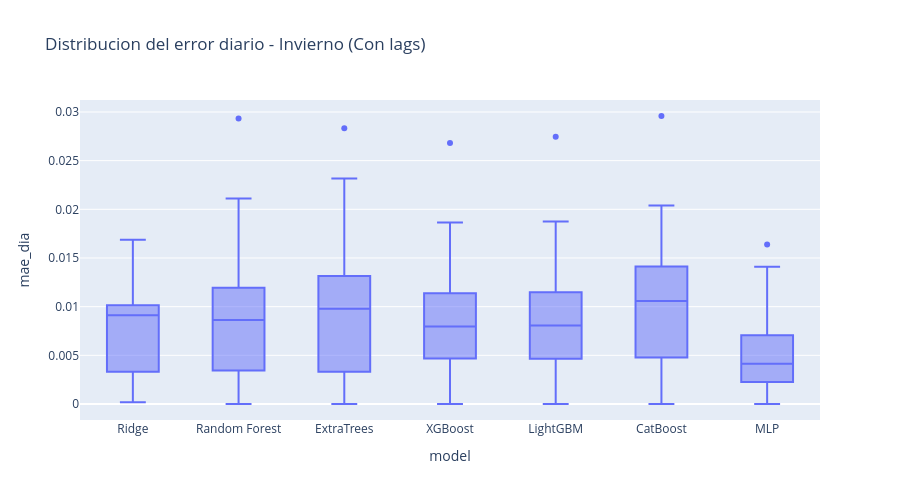
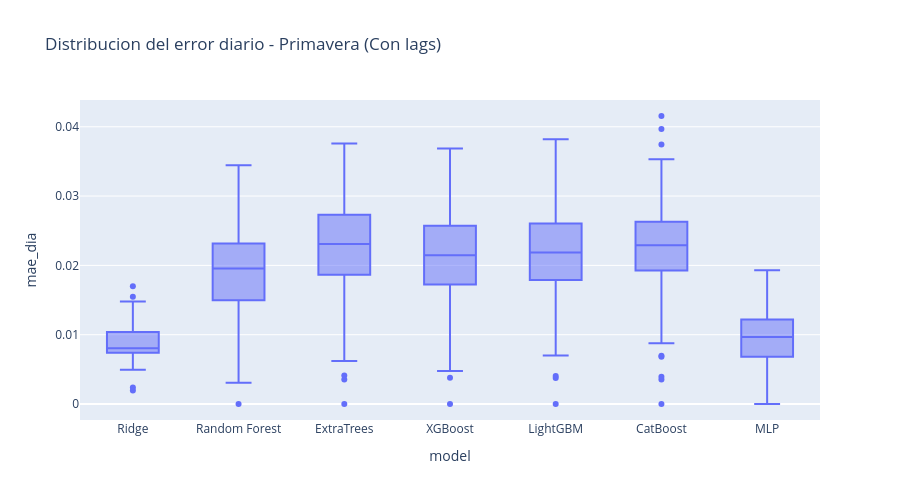
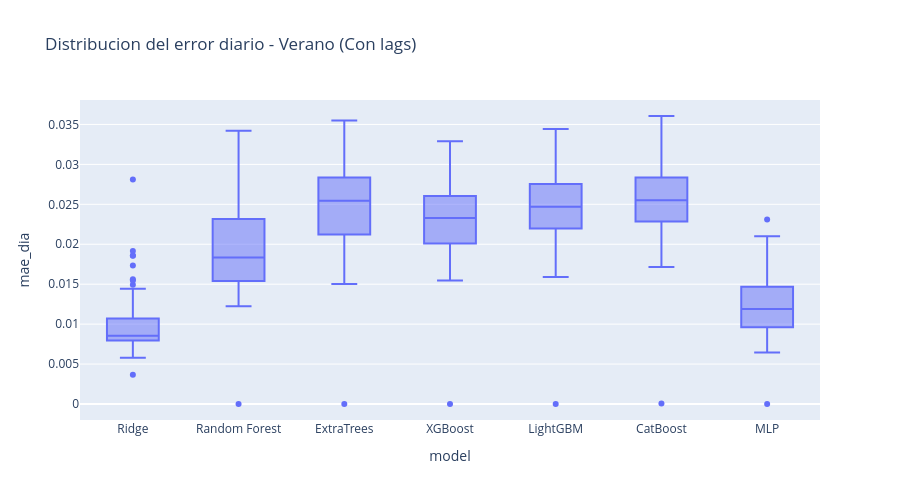
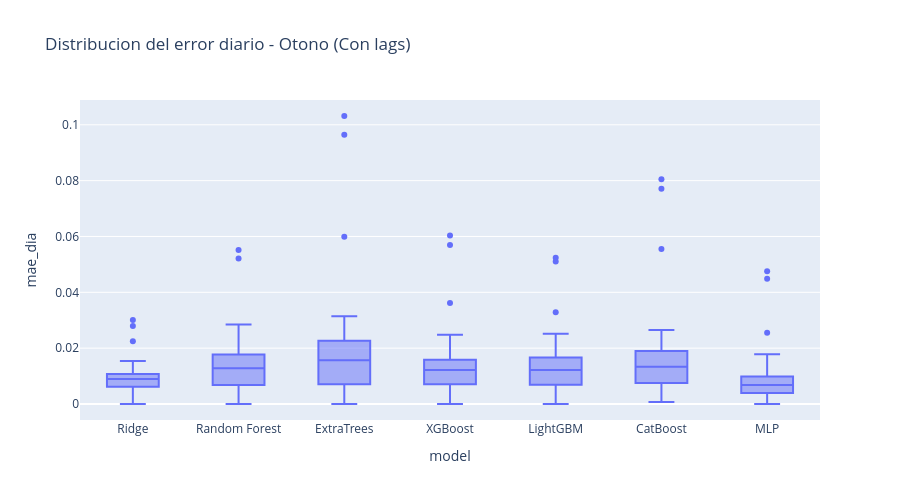

The notebook cell these images were saved under, in order:
### Markdown cell above
### 9. Distribucion del error diario por estación
Diagramas de caja del MAE diario por modelo y estación para identificar
los días con errores más extremos.

### Code cell
for tipo, models_dict, df_base, feats in [
    ("Con lags",  models_lag,   df_lag,   feat_lag),
    ("Sin lags",  models_nolag, df_nolag, feat_nolag),
]:
    for season, p in SEASONS.items():
        df_s = df_base[
            (df_base["id_planta"] == "LECA1") &
            (df_base["timestamp"] >= p["start"]) &
            (df_base["timestamp"] <= p["end"])
        ].copy()
        if df_s.empty:
            continue

        df_s["date"] = df_s["timestamp"].dt.date
        df_plot = []
        for name, model in models_dict.items():
            df_tmp = df_s.copy()
            df_tmp["abs_error"] = (df_s[TARGET].values - model.predict(df_s[feats])).clip(min=0)
            daily = df_tmp.groupby("date")["abs_error"].mean().reset_index(name="mae_dia")
            daily["model"] = name
            df_plot.append(daily)

        fig = px.box(
            pd.concat(df_plot, ignore_index=True),
            x="model", y="mae_dia",
            title=f"Distribucion del error diario - {season} ({tipo})",
        )
        fig.update_layout(width=900, height=500)
        fig.show()

### Figure 1 — Plotly figure (JSON) as saved in the notebook; plotly's stock layout.template omitted (floating-point values rounded to 4 significant figures; data arrays with more than 128 entries replaced by an {"elided": "..."} marker saying what was removed)
{"data": [{"alignmentgroup": "True", "hovertemplate": "model=%{x}<br>mae_dia=%{y}<extra></extra>", "legendgroup": "", "marker": {"color": "#636efa"}, "name": "", "notched": false, "offsetgroup": "", "orientation": "v", "showlegend": false, "type": "box", "x": {"elided": "630 str values"}, "x0": " ", "xaxis": "x", "y": {"elided": "630 float values"}, "y0": " ", "yaxis": "y"}], "layout": {"boxmode": "group", "height": 500, "legend": {"tracegroupgap": 0}, "title": {"text": "Distribucion del error diario - Invierno (Con lags)"}, "width": 900, "xaxis": {"anchor": "y", "domain": [0, 1], "title": {"text": "model"}}, "yaxis": {"anchor": "x", "domain": [0, 1], "title": {"text": "mae_dia"}}}}

### Figure 2 — Plotly figure (JSON) as saved in the notebook; plotly's stock layout.template omitted (floating-point values rounded to 4 significant figures; data arrays with more than 128 entries replaced by an {"elided": "..."} marker saying what was removed)
{"data": [{"alignmentgroup": "True", "hovertemplate": "model=%{x}<br>mae_dia=%{y}<extra></extra>", "legendgroup": "", "marker": {"color": "#636efa"}, "name": "", "notched": false, "offsetgroup": "", "orientation": "v", "showlegend": false, "type": "box", "x": {"elided": "644 str values"}, "x0": " ", "xaxis": "x", "y": {"elided": "644 float values"}, "y0": " ", "yaxis": "y"}], "layout": {"boxmode": "group", "height": 500, "legend": {"tracegroupgap": 0}, "title": {"text": "Distribucion del error diario - Primavera (Con lags)"}, "width": 900, "xaxis": {"anchor": "y", "domain": [0, 1], "title": {"text": "model"}}, "yaxis": {"anchor": "x", "domain": [0, 1], "title": {"text": "mae_dia"}}}}

### Figure 3 — Plotly figure (JSON) as saved in the notebook; plotly's stock layout.template omitted (floating-point values rounded to 4 significant figures; data arrays with more than 128 entries replaced by an {"elided": "..."} marker saying what was removed)
{"data": [{"alignmentgroup": "True", "hovertemplate": "model=%{x}<br>mae_dia=%{y}<extra></extra>", "legendgroup": "", "marker": {"color": "#636efa"}, "name": "", "notched": false, "offsetgroup": "", "orientation": "v", "showlegend": false, "type": "box", "x": {"elided": "644 str values"}, "x0": " ", "xaxis": "x", "y": {"elided": "644 float values"}, "y0": " ", "yaxis": "y"}], "layout": {"boxmode": "group", "height": 500, "legend": {"tracegroupgap": 0}, "title": {"text": "Distribucion del error diario - Verano (Con lags)"}, "width": 900, "xaxis": {"anchor": "y", "domain": [0, 1], "title": {"text": "model"}}, "yaxis": {"anchor": "x", "domain": [0, 1], "title": {"text": "mae_dia"}}}}

### Figure 4 — Plotly figure (JSON) as saved in the notebook; plotly's stock layout.template omitted (floating-point values rounded to 4 significant figures; data arrays with more than 128 entries replaced by an {"elided": "..."} marker saying what was removed)
{"data": [{"alignmentgroup": "True", "hovertemplate": "model=%{x}<br>mae_dia=%{y}<extra></extra>", "legendgroup": "", "marker": {"color": "#636efa"}, "name": "", "notched": false, "offsetgroup": "", "orientation": "v", "showlegend": false, "type": "box", "x": {"elided": "637 str values"}, "x0": " ", "xaxis": "x", "y": {"elided": "637 float values"}, "y0": " ", "yaxis": "y"}], "layout": {"boxmode": "group", "height": 500, "legend": {"tracegroupgap": 0}, "title": {"text": "Distribucion del error diario - Otono (Con lags)"}, "width": 900, "xaxis": {"anchor": "y", "domain": [0, 1], "title": {"text": "model"}}, "yaxis": {"anchor": "x", "domain": [0, 1], "title": {"text": "mae_dia"}}}}
